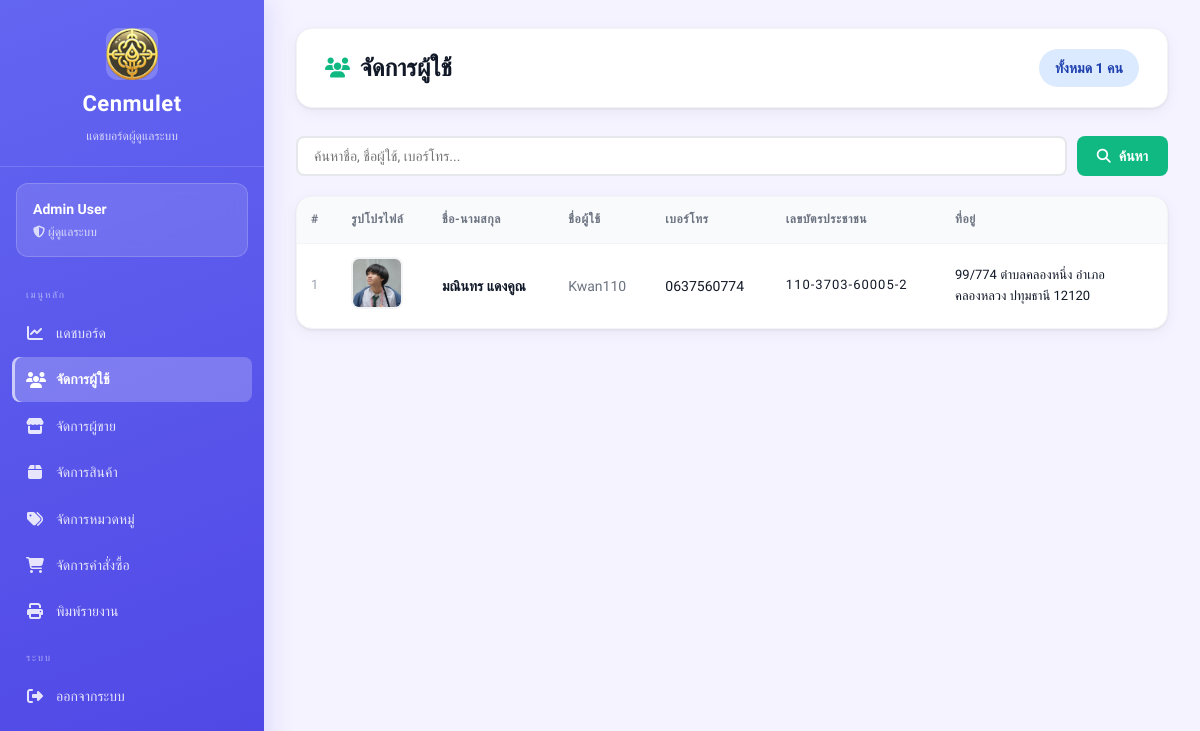
/views/admin/users.php (signed in), run on an earlier commit of the app's database.
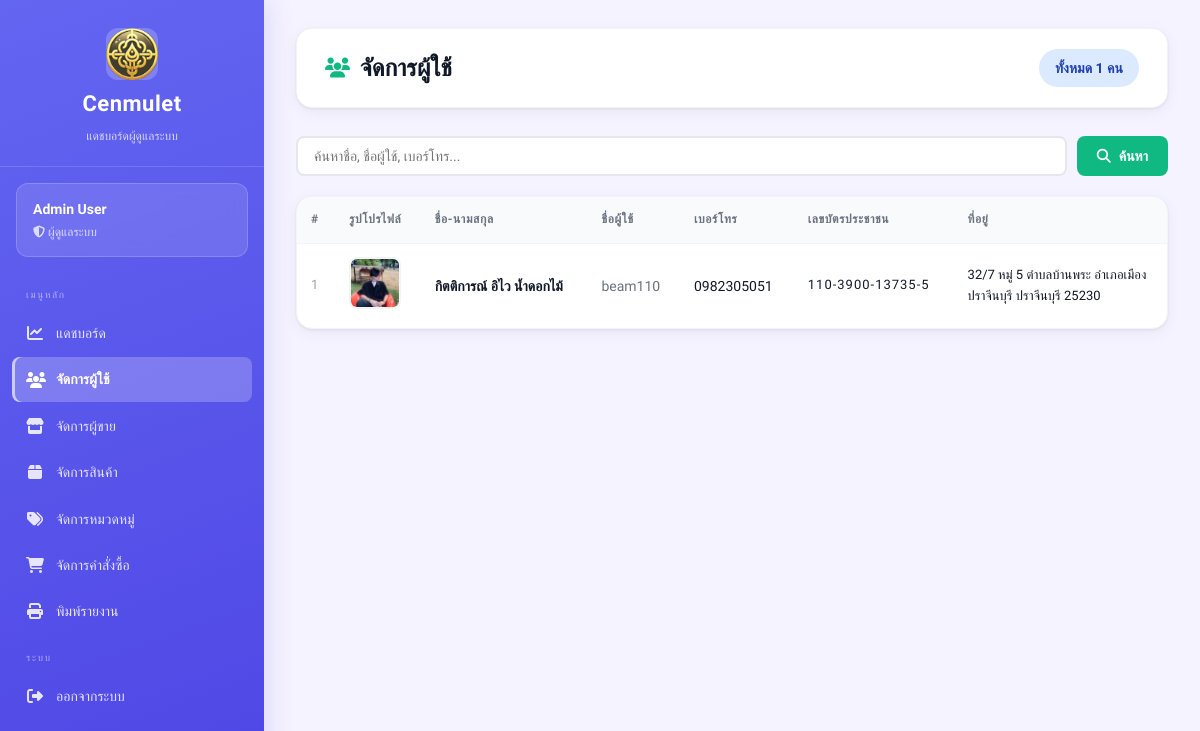
And on a later commit of the database.
### tables this page shows
CREATE TABLE users (
    id INTEGER PRIMARY KEY AUTOINCREMENT,
    fullname TEXT,
    username TEXT UNIQUE,
    password TEXT,
    tel TEXT,
    address TEXT,
    image TEXT,
    id_per TEXT
);

### views/admin/users.php (the view, shortened to what this page needs)
<?php
require_once __DIR__ . "/../../config/db.php";
$search = trim($_GET['search'] ?? '');
$where  = $search ? "WHERE fullname LIKE :q OR username LIKE :q OR tel LIKE :q" : "";
$stmt = $db->prepare("SELECT * FROM users $where ORDER BY id DESC");
$stmt->execute();
$users = $stmt->fetchAll(PDO::FETCH_ASSOC);
$total = $db->query("SELECT COUNT(*) FROM users")->fetchColumn();
?>
<!DOCTYPE html>
<html lang="th">
<head>
    <link rel="stylesheet" href="/public/css/dashboard.css">
    <link rel="stylesheet" href="https://cdnjs.cloudflare.com/ajax/libs/font-awesome/6.5.1/css/all.min.css">
</head>
<body class="admin">
<div class="dashboard-container">
<?php include __DIR__ . '/_sidebar.php'; ?>
<main class="main-content">
    <div class="top-bar">
        <h1><i class="fa-solid fa-users"></i> จัดการผู้ใช้</h1>
        <span class="badge badge-info" style="font-size:14px;padding:8px 16px">
            ทั้งหมด <?php echo number_format($total); ?> คน
        </span>
    </div>
    <form method="GET" style="margin-bottom:20px;display:flex;gap:10px">
        <input type="text" name="search" value="<?php echo htmlspecialchars($search); ?>"
               placeholder="ค้นหาชื่อ, ชื่อผู้ใช้, เบอร์โทร..."
               style="flex:1;padding:10px 16px;border:2px solid #e5e7eb;border-radius:8px;font-family:inherit;font-size:14px">
        <button type="submit" class="btn btn-primary">
            <i class="fa-solid fa-search"></i> ค้นหา
        </button>
    </form>
    <div class="card">
        <div class="table-wrapper">
        <?php if (count($users) > 0): ?>
        <table>
            <thead>
                <tr>
                    <th>#</th>
                    <th>รูปโปรไฟล์</th>
                    <th>ชื่อ-นามสกุล</th>
                    <th>ชื่อผู้ใช้</th>
                    <th>เบอร์โทร</th>
                    <th>เลขบัตรประชาชน</th>
                    <th>ที่อยู่</th>
                </tr>
            </thead>
            <tbody>
            <?php foreach ($users as $u): ?>
            <tr>
                <td style="color:#9ca3af;font-size:13px"><?php echo $u['id']; ?></td>
                <td>
                    <?php if (!empty($u['image'])): ?>
                    <img src="/uploads/users/<?php echo htmlspecialchars($u['image']); ?>"
                         class="product-img" alt="">
                    <?php else: ?>
                    <div class="no-image"><i class="fa-solid fa-user"></i></div>
                    <?php endif; ?>
                </td>
                <td><strong><?php echo htmlspecialchars($u['fullname']); ?></strong></td>
                <td style="color:#6b7280"><?php echo htmlspecialchars($u['username']); ?></td>
                <td><?php echo htmlspecialchars($u['tel']); ?></td>
                <td style="font-size:13px;letter-spacing:1px">
                    <?php
                    $id = $u['id_per'] ?? '';
                    echo $id ? substr($id,0,3).'-'.substr($id,3,4).'-'.substr($id,7,5).'-'.substr($id,12) : '-';
                    ?>
                </td>
                <td style="font-size:13px;max-width:200px;word-break:break-word">
                    <?php echo htmlspecialchars($u['address'] ?? '-'); ?>
                </td>
            </tr>
            <?php endforeach; ?>
            </tbody>
        </table>
        <?php endif; ?>
        </div>
    </div>
</main>
</div>
</body>
</html>

What changed in the data, as far as the page shows it:
changed users id 1: image: a different picture; fullname "มณินทร แดงคูณ" → "กิตติการณ์ อิไว น้ำดอกไม้"; username "Kwan110" → "beam110"; tel "0637560774" → "0982305051"; id_per "3703" → "3900"; id_per "60005" → "13735"; id_per "2" → "5"; address "99/774 ตำบลคลองหนึ่ง อำเภอคลองหลวง ปทุมธานี 12120" → "32/7 หมู่ 5 ตำบลบ้านพระ อำเภอเมืองปราจีนบุรี ปราจีนบุรี 25230"
